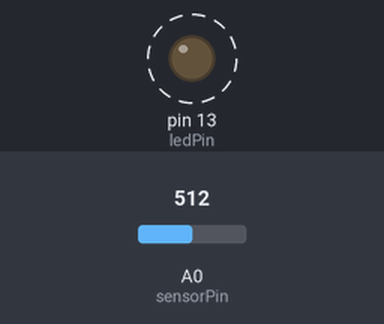
Simulated run of this sketch. Board: Arduino Uno, built with avr-gcc and run on an emulated ATmega328P. On the bench: output pins drawn as LEDs (lit = HIGH). Dashed ring = blinking. Inputs (shaded band) come from the test bench; at power-on: A0 (sensorPin) = 512.

Above: at 0.5 s.
Timing chart, 0 to 4.6 s (numbered marks = the images above):
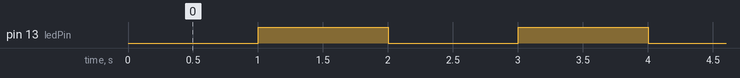

Measured:
- by itself, pin 13 (ledPin): alternates HIGH for 1.0 s and LOW for 1.0 s

The sketch:

AnalogInput.ino
```cpp
#include <SoftwareSerial.h>

int sensorPin = A0;    // select the input pin for the potentiometer
int ledPin = 13;      // select the pin for the LED
int sensorValue = 0;  // variable to store the value coming from the sensor

SoftwareSerial mySerial(1, 0); // RX, TX

void setup() {
  // declare the ledPin as an OUTPUT:
  pinMode(ledPin, OUTPUT);

  mySerial.begin(115200);
}

void loop() {

  sensorValue = analogRead(sensorPin);
  mySerial.println(sensorValue);

  delay(1000);
  digitalWrite(ledPin, HIGH);

  delay(1000);
  digitalWrite(ledPin, LOW);
}
```
